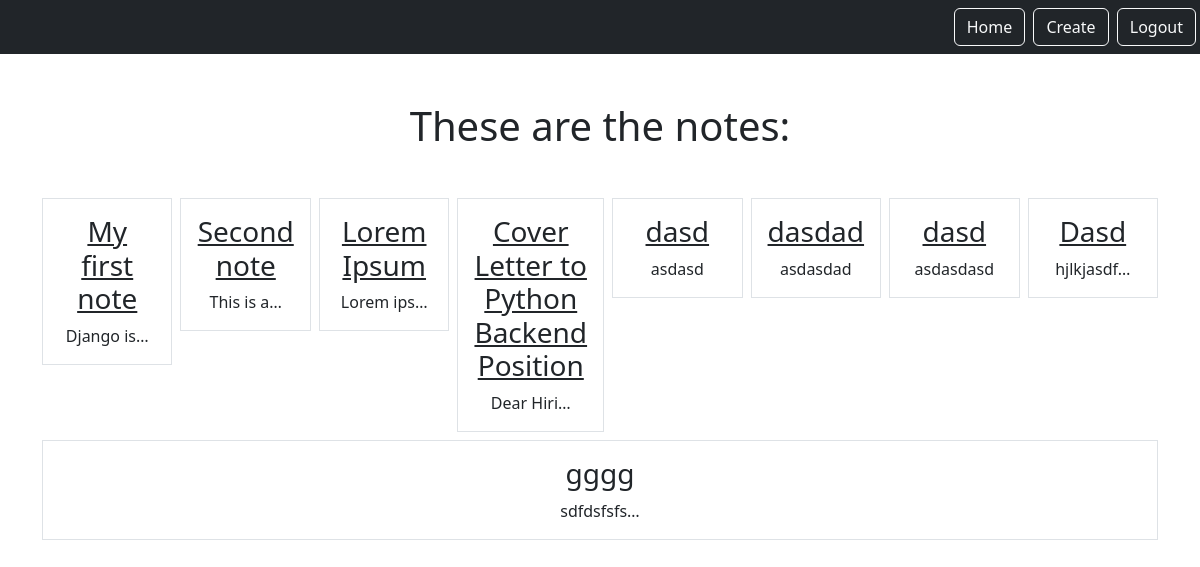
/smart/notes (signed in), run on an earlier commit of the app's database.
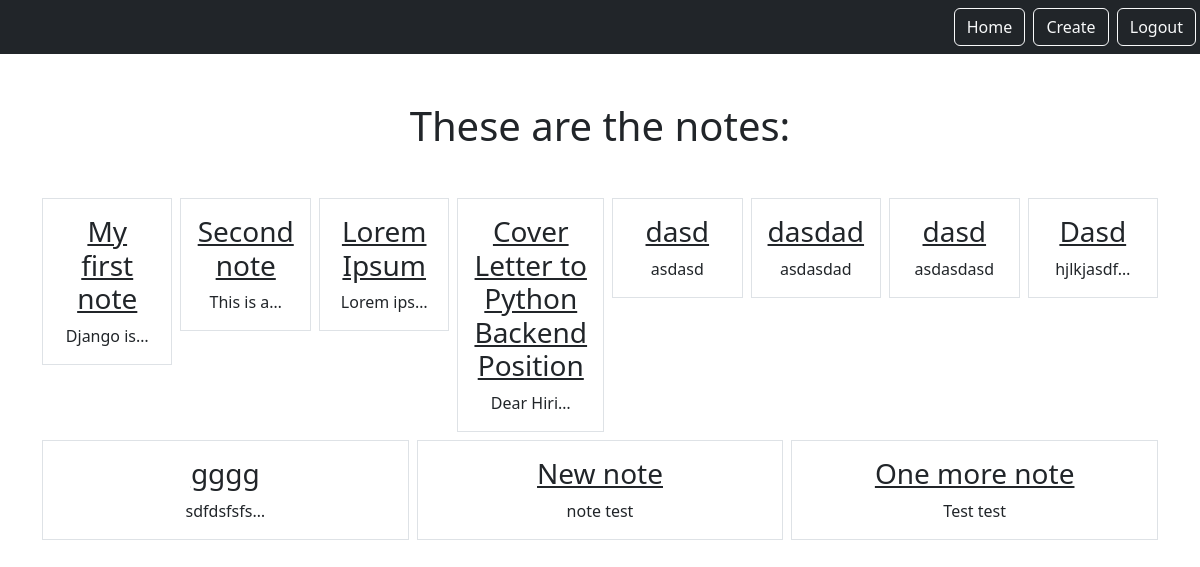
And on a later commit of the database.
### notes/models.py (models this page shows)
class Notes(models.Model):
    title = models.CharField(max_length=200)
    text = models.TextField()
    created = models.DateTimeField(auto_now_add=True)
    user = models.ForeignKey(User, on_delete=models.CASCADE, related_name="notes")

### notes/views.py (the view)
# urls.py: path('notes', views.NotesListView.as_view(), name="notes.list"),
class NotesListView(LoginRequiredMixin, ListView):
    model = Notes
    context_object_name = "notes"
    template_name = "notes/notes_list.html"
    login_url = "/admin"
    def get_queryset(self) -> QuerySet[Any]:
        return self.request.user.notes.all()

### notes/templates/notes/notes_list.html (shortened to what this page needs)
{% extends "base.html" %}
{% block content %}
<head>
</head>
<body>
    <h1 class="my-5">These are the notes:</h1>
    <div class="row row-cols3 g-2">
        {% for note in notes %}
        <div class="col">
            <div class="p-3 border">
                <a href="{% url 'notes.detail' pk=note.id %}" class="text-dark text-decoration-non">
                    <h3>{{ note.title }}</h3>
                </a>
                {{ note.text|truncatechars:10 }}
            </div>
        </div>
        {% endfor %}
    </div>
</body>
</html>
{% endblock %}

### static/templates/base.html (shortened to what this page needs)
{% load static %}
<!DOCTYPE html>
<html lang="en">
<head>
    <link href="https://cdn.jsdelivr.net/npm/bootstrap@5.3.2/dist/css/bootstrap.min.css" rel="stylesheet">
</head>
<body>
    <nav class="navbar   navbar-dark bg-dark">
        <div class="ms-auto">
            {% if user.is_authenticated %}
            <a href="{% url 'notes.list' %}" class="btn btn-outline-light me-1">Home</a>
            <a href="{% url 'notes.new' %}" class="btn btn-outline-light me-1">Create</a>
            <a href="{% url 'logout' %}" class="btn btn-outline-light me-1">Logout</a>
            {% else %}
            <a href="{% url 'singup' %}" class="btn btn-outline-light me-1">Signup</a>
            <a href="{% url 'login' %}" class="btn btn-outline-light me-1">Login</a>
            {% endif %}
        </div>
    </nav>
    <div class="my-5 text-center container">
        {% block content %}
        {% endblock %}
</body>
</html>

What changed in the data, as far as the page shows it:
added Notes: title "New note", text "note test"
added Notes: title "One more note", text "Test test"
